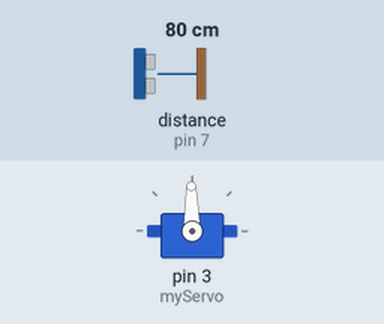
Recording of a sketch running on a simulated Arduino Uno, built with avr-gcc and run on an emulated ATmega328P. Parts: servo. Wiring (inferred from the names in the program): ultrasonic range finder: trigger pin 6; echo pin 7. The inputs (shaded band) are chosen by the test bench; at power-on: distance to the obstacle (sensor on pin 7) 80 cm. The echo pulse lasts 58.3 µs per cm; what the sketch prints to the serial monitor is not drawn.

Above: at 1.2 s.
1.3 s: distance to the obstacle (sensor on pin 7) set to 2 cm
Timing chart, 0 to 10.3 s (numbered marks = the images above; inputs shaded):
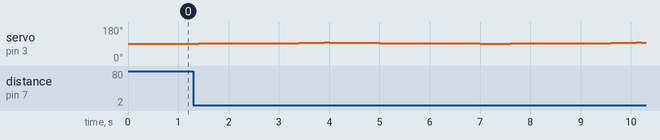

Measured:
- after the input at 1.3 s, servo on pin 3 (myServo): 91° → 93° after 0.10 s, → 94° 1.0 s later, → 96° 1.0 s later, → 98° 0.50 s later, … (13 changes in this stretch)

The sketch:

arduino.ino
```cpp
#include <Servo.h>
Servo myServo;

const int trigPin = 6;
const int echoPin = 7;
const int servoStop = 1516;
const int servoCWSlow = 1507;
const int servoCWFast = 1487;
const int servoCCWSlow = 1530;
const int servoCCWFast = 1550;


int i;
int threshold = 350;
volatile bool clockWise = true;
long duration, duration1, distance;
char inChar = Serial.read();

bool sending = true;

void setup() {
  // put your setup code here, to run once:
  myServo.attach(3);
  pinMode(trigPin, OUTPUT);
  pinMode(echoPin, INPUT);
  Serial.begin(9600);
}

void loop() {
  switch (inChar) {
    case 'c':
      sending = true;
      break;
    case 'x':
      sending = false;
      break;
  }

  if(clockWise == true){
    myServo.writeMicroseconds(servoCWFast);
    readDistance();
    duration = readDistance();
    distance = (duration/2)/29.1;
    if(duration <= threshold){
        delay(100);
        servoCalibrate();
    }
  }
  if(clockWise == false){
    //for(int i = 0; i >= 100; i++){
      myServo.writeMicroseconds(servoCCWFast);
      delay(100);
      myServo.writeMicroseconds(servoStop);
      delay(1000);
      readDistance();
      duration = readDistance();
      distance = (duration/2)/29.1;
      if(sending){
        Serial.println(duration);
      }
      if(duration <= threshold){
        //delay(100);
        servoCalibrate();
    }
  //}
  }
}

long readDistance(){
  digitalWrite(trigPin, LOW);
  delayMicroseconds(2);
  digitalWrite(trigPin, HIGH);
  delayMicroseconds(10);
  digitalWrite(trigPin,LOW);
  duration = pulseIn(echoPin, HIGH);
  return duration;
}

void servoCalibrate(){
  if(clockWise == true){
    myServo.writeMicroseconds(servoCWSlow);
    delay(1000);
    myServo.writeMicroseconds(servoStop);
    delay(1000);
    readDistance();
    if(readDistance() <= threshold){
      clockWise = !clockWise;
      myServo.writeMicroseconds(servoCCWSlow);
      delay(500);
      myServo.writeMicroseconds(servoCCWFast);
      delay(100);
      if(sending){
        Serial.println(999999);
      }
    }
  }
  if(clockWise == false){
    myServo.writeMicroseconds(servoCCWSlow);
    delay(1000);
    myServo.writeMicroseconds(servoStop);
    delay(1000);
    readDistance();
    if(readDistance() <= threshold){
      clockWise = !clockWise;
      //i = 100;
      myServo.writeMicroseconds(servoCWSlow);
      delay(1000);
      myServo.writeMicroseconds(servoCWFast);
      delay(500);
      if(sending){
        Serial.println(888888);
      }
    }
  }
}
```
